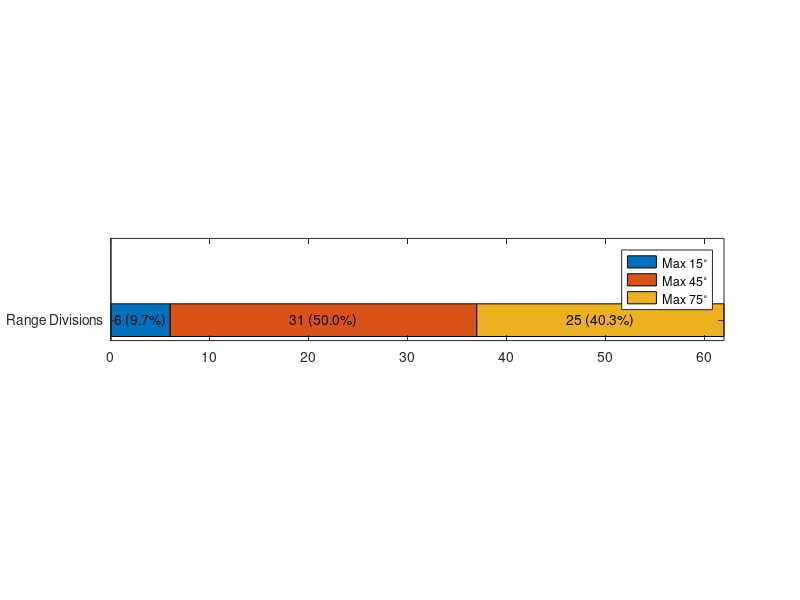

MATLAB code for this plot: (Note: this script raises an error after producing the figure.)
close all
clc
clear all

figure
barh(1, [6 31 25], 'stacked')
hold on
set(gca,'YTick',1,'YTickLabel',"Range Divisions")
xlim([0 62])
ylim([0 5])
legend('Max 15^\circ', 'Max 45^\circ', 'Max 75^\circ')
pbaspect([6 1 1])
text(3, 1, '6 (9.7%)', 'HorizontalAlignment', 'center')
text(6 + 15.5, 1, '31 (50.0%)', 'HorizontalAlignment', 'center')
text(6 + 31 + 12.5, 1, '25 (40.3%)', 'HorizontalAlignment', 'center')
set(gca().YAxis, 'TickLength', [0 0])
hold off

figure
barh(1, [0.475 0.25 0.275], 'stacked')
hold on
set(gca,'YTick',1,'YTickLabel',"Range Divisions")
xlim([0 1])
ylim([0 5])
legend('Turn towards threat', 'Turn from threat', 'No action')
pbaspect([6 1 1])
text(0.475/2, 1, '0.475', 'HorizontalAlignment', 'center')
text(0.475+0.25/2, 1, '0.250', 'HorizontalAlignment', 'center')
text(1-0.275/2, 1, '0.275', 'HorizontalAlignment', 'center')
set(gca().YAxis, 'TickLength', [0 0])
hold off

figure
barh(1, [0.741 1-0.741], 'stacked')
hold on
set(gca,'YTick',1,'YTickLabel',"Range Divisions")
xlim([0 1])
ylim([0 5])
legend('Avoid threat', 'No action')
pbaspect([6 1 1])
text(0.741/2, 1, '0.475', 'HorizontalAlignment', 'center')
text(1-0.259/2, 1, '0.259', 'HorizontalAlignment', 'center')
set(gca().YAxis, 'TickLength', [0 0])
hold off
